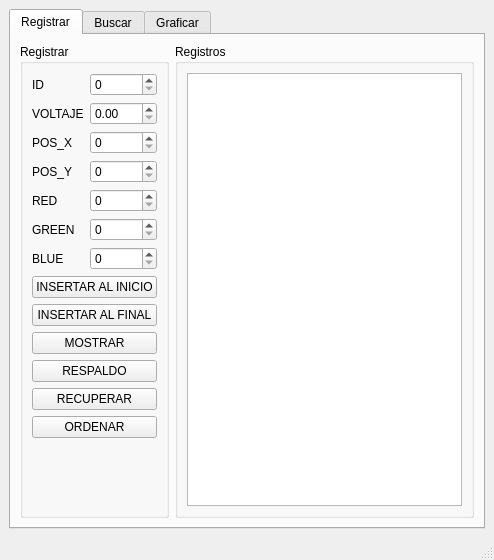
<?xml version="1.0" encoding="UTF-8"?>
<ui version="4.0">
 <class>MainWindow</class>
 <widget class="QMainWindow" name="MainWindow">
  <property name="geometry">
   <rect>
    <x>0</x>
    <y>0</y>
    <width>494</width>
    <height>560</height>
   </rect>
  </property>
  <property name="windowTitle">
   <string>Neuronas</string>
  </property>
  <widget class="QWidget" name="centralwidget">
   <layout class="QFormLayout" name="formLayout_2">
    <item row="0" column="0" colspan="2">
     <widget class="QTabWidget" name="tabWidget">
      <property name="currentIndex">
       <number>0</number>
      </property>
      <widget class="QWidget" name="tab">
       <attribute name="title">
        <string>Registrar</string>
       </attribute>
       <layout class="QFormLayout" name="formLayout_3">
        <item row="0" column="1">
         <widget class="QGroupBox" name="groupBox_2">
          <property name="title">
           <string>Registros</string>
          </property>
          <layout class="QVBoxLayout" name="verticalLayout">
           <item>
            <widget class="QPlainTextEdit" name="plainTextEdit">
             <property name="readOnly">
              <bool>true</bool>
             </property>
            </widget>
           </item>
          </layout>
         </widget>
        </item>
        <item row="0" column="0">
         <widget class="QGroupBox" name="groupBox">
          <property name="title">
           <string>Registrar</string>
          </property>
          <layout class="QFormLayout" name="formLayout">
           <item row="0" column="0">
            <widget class="QLabel" name="label">
             <property name="text">
              <string>ID</string>
             </property>
            </widget>
           </item>
           <item row="0" column="1">
            <widget class="QSpinBox" name="id_spinBox"/>
           </item>
           <item row="1" column="0">
            <widget class="QLabel" name="label_2">
             <property name="text">
              <string>VOLTAJE</string>
             </property>
            </widget>
           </item>
           <item row="1" column="1">
            <widget class="QDoubleSpinBox" name="voltaje_doubleSpinBox"/>
           </item>
           <item row="2" column="0">
            <widget class="QLabel" name="label_3">
             <property name="text">
              <string>POS_X</string>
             </property>
            </widget>
           </item>
           <item row="2" column="1">
            <widget class="QSpinBox" name="Pos_x_spinBox_2">
             <property name="maximum">
              <number>1000</number>
             </property>
            </widget>
           </item>
           <item row="3" column="0">
            <widget class="QLabel" name="label_4">
             <property name="text">
              <string>POS_Y</string>
             </property>
            </widget>
           </item>
           <item row="3" column="1">
            <widget class="QSpinBox" name="Pos_y_spinBox_2">
             <property name="maximum">
              <number>1000</number>
             </property>
            </widget>
           </item>
           <item row="4" column="0">
            <widget class="QLabel" name="label_5">
             <property name="text">
              <string>RED</string>
             </property>
            </widget>
           </item>
           <item row="4" column="1">
            <widget class="QSpinBox" name="red_spinBox_4">
             <property name="maximum">
              <number>255</number>
             </property>
            </widget>
           </item>
           <item row="5" column="0">
            <widget class="QLabel" name="label_6">
             <property name="text">
              <string>GREEN</string>
             </property>
            </widget>
           </item>
           <item row="5" column="1">
            <widget class="QSpinBox" name="green_spinBox_5">
             <property name="maximum">
              <number>255</number>
             </property>
            </widget>
           </item>
           <item row="6" column="0">
            <widget class="QLabel" name="label_7">
             <property name="text">
              <string>BLUE</string>
             </property>
            </widget>
           </item>
           <item row="6" column="1">
            <widget class="QSpinBox" name="spinBox_6">
             <property name="maximum">
              <number>255</number>
             </property>
            </widget>
           </item>
           <item row="7" column="0" colspan="2">
            <widget class="QPushButton" name="pushButton">
             <property name="text">
              <string>INSERTAR AL INICIO</string>
             </property>
            </widget>
           </item>
           <item row="8" column="0" colspan="2">
            <widget class="QPushButton" name="pushButton_2">
             <property name="text">
              <string>INSERTAR AL FINAL</string>
             </property>
            </widget>
           </item>
           <item row="9" column="0" colspan="2">
            <widget class="QPushButton" name="pushButton_3">
             <property name="text">
              <string>MOSTRAR</string>
             </property>
            </widget>
           </item>
           <item row="10" column="0" colspan="2">
            <widget class="QPushButton" name="pushButton_4">
             <property name="text">
              <string>RESPALDO</string>
             </property>
            </widget>
           </item>
           <item row="11" column="0" colspan="2">
            <widget class="QPushButton" name="pushButton_5">
             <property name="text">
              <string>RECUPERAR</string>
             </property>
            </widget>
           </item>
           <item row="12" column="0" colspan="2">
            <widget class="QPushButton" name="pushButton_10">
             <property name="text">
              <string>ORDENAR</string>
             </property>
            </widget>
           </item>
          </layout>
         </widget>
        </item>
       </layout>
      </widget>
      <widget class="QWidget" name="tab_2">
       <attribute name="title">
        <string>Buscar</string>
       </attribute>
       <layout class="QVBoxLayout" name="verticalLayout_2">
        <item>
         <widget class="QGroupBox" name="groupBox_3">
          <property name="title">
           <string/>
          </property>
          <layout class="QHBoxLayout" name="horizontalLayout">
           <item>
            <widget class="QLineEdit" name="lineEdit">
             <property name="text">
              <string/>
             </property>
             <property name="placeholderText">
              <string>ID</string>
             </property>
            </widget>
           </item>
           <item>
            <widget class="QPushButton" name="pushButton_6">
             <property name="text">
              <string>Buscar</string>
             </property>
            </widget>
           </item>
           <item>
            <widget class="QPushButton" name="pushButton_7">
             <property name="text">
              <string>Mostrar</string>
             </property>
            </widget>
           </item>
          </layout>
         </widget>
        </item>
        <item>
         <widget class="QGroupBox" name="groupBox_4">
          <property name="title">
           <string/>
          </property>
          <layout class="QHBoxLayout" name="horizontalLayout_2">
           <item>
            <widget class="QTableWidget" name="tableWidget"/>
           </item>
          </layout>
         </widget>
        </item>
       </layout>
      </widget>
      <widget class="QWidget" name="tab_3">
       <attribute name="title">
        <string>Graficar</string>
       </attribute>
       <layout class="QVBoxLayout" name="verticalLayout_3">
        <item>
         <widget class="QGroupBox" name="groupBox_5">
          <property name="title">
           <string/>
          </property>
          <layout class="QHBoxLayout" name="horizontalLayout_3">
           <item>
            <widget class="QPushButton" name="pushButton_8">
             <property name="text">
              <string>Graficar</string>
             </property>
            </widget>
           </item>
           <item>
            <widget class="QPushButton" name="pushButton_9">
             <property name="text">
              <string>Limpiar</string>
             </property>
            </widget>
           </item>
          </layout>
         </widget>
        </item>
        <item>
         <widget class="QGroupBox" name="groupBox_6">
          <property name="title">
           <string/>
          </property>
          <layout class="QHBoxLayout" name="horizontalLayout_4">
           <item>
            <widget class="QGraphicsView" name="graphicsView"/>
           </item>
          </layout>
         </widget>
        </item>
       </layout>
      </widget>
     </widget>
    </item>
   </layout>
  </widget>
  <widget class="QMenuBar" name="menubar">
   <property name="geometry">
    <rect>
     <x>0</x>
     <y>0</y>
     <width>494</width>
     <height>25</height>
    </rect>
   </property>
  </widget>
  <widget class="QStatusBar" name="statusbar"/>
 </widget>
 <resources/>
 <connections/>
</ui>
